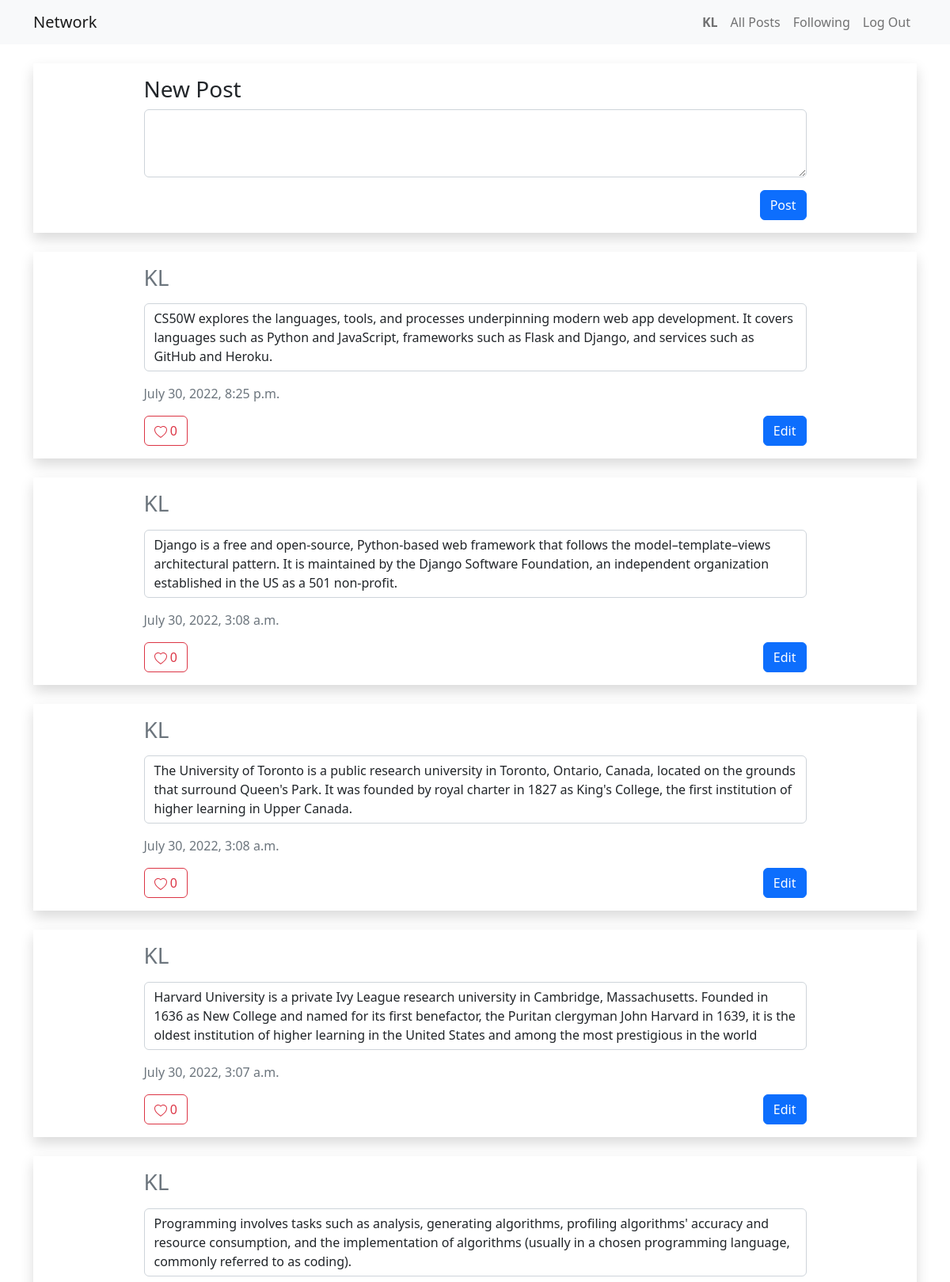
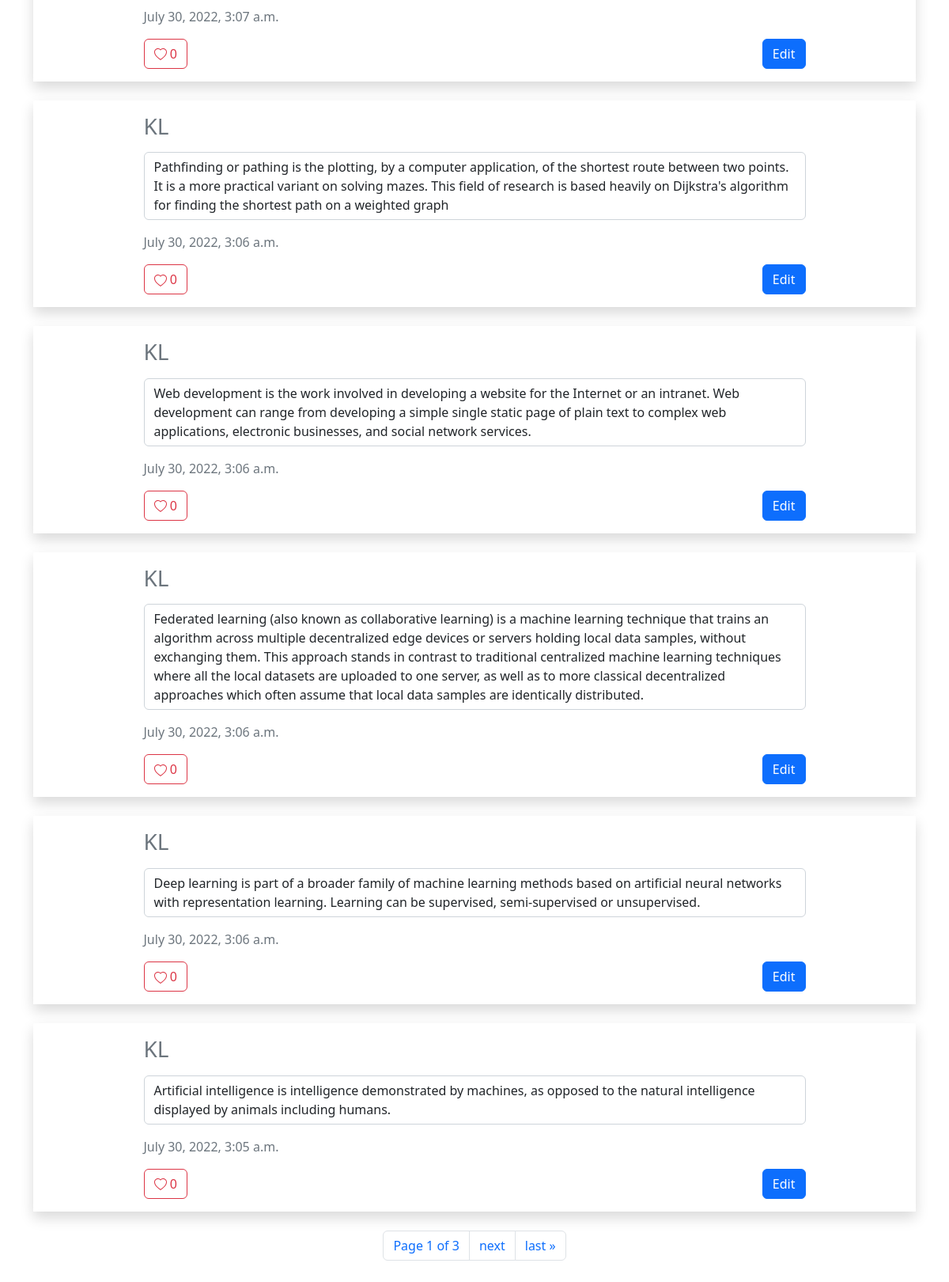
The app's page / (signed in) with its own data (2 pictures, top to bottom).
### network/models.py (models this page shows, shortened)
class User(AbstractUser):
    """ All Users """

class Post(models.Model):
    owner = models.ForeignKey(User, on_delete=models.CASCADE, related_name='posts')
    content = models.TextField()
    likes = models.IntegerField(default=0)
    timestamp = models.DateTimeField(auto_now_add=True)

### network/views.py (the view)
# urls.py: path("", views.index, name="index"),
def index(request):
    if request.method == "POST":
        owner = User.objects.get(id=request.user.id)
        content = request.POST['content']
        Post.objects.create(owner=owner, content=content)
        return redirect('index')
    posts = Post.objects.order_by("-timestamp")
    paginator = Paginator(posts, 10)
    page_number = request.GET.get('page')
    page_obj = paginator.get_page(page_number)
    likes = []
    if request.user.is_authenticated:
        usr = User.objects.get(username=request.user)
        likes = [like_obj.post for like_obj in usr.liking.all()]
    return render(request, "network/index.html", {
        "posts": page_obj,
        "likes": likes
    })

### network/templates/network/index.html (shortened to what this page needs)
{% extends "network/layout.html" %}
{% load static %}
{% block body %}
{% if user.is_authenticated %}
<div class="shadow mt-4">
    <div class="w-75 m-auto py-3">
        <h3>New Post</h3>
        <form action="{% url 'index' %}" method="post">
            <textarea class="form-control" name="content" rows="3" required></textarea>
            <div class="text-end mt-3">
                <input class="btn btn-primary" type="submit" value="Post">
            </div>
        </form>
    </div>
</div>
{% endif %}
{% for post in posts %}
{% if forloop.last %}
<div class="shadow my-4 py-3">
{% else %}
<div class="shadow mt-4 py-3">
{% endif %}
    <div class="w-75 m-auto">
        <h3>
            <a href="{% url 'profile' post.owner %}" class="text-secondary text-decoration-none">
                {{ post.owner }}
            </a>
        </h3>
        <p class="form-control mt-3 original-content">{{ post.content }}</p>
        <p class="text-secondary">{{ post.timestamp }}</p>
        {% if user.is_authenticated %}
        <div class="d-flex">
            <button type="button" class="btn btn-outline-danger like-btn" data-id="{{ post.id }}">
                <span>{{ post.likes }}</span>
            </button>
            {% if post.owner == user %}
            <div class="ms-auto">
                <button type="button" class="btn btn-primary edit-btn" data-id="{{ post.id }}">Edit</button>
            </div>
            {% endif %}
        </div>
        {% endif %}
    </div>
</div>
{% if forloop.last %}
<div class="d-flex justify-content-center align-items-center my-4">
    <nav aria-label="Page navigation example">
        <ul class="pagination">
            <li class="page-item"><a class="page-link" href="#">Page {{ posts.number }} of {{ posts.paginator.num_pages }}</li></a>
            {% if posts.has_next %}
            <li class="page-item"><a class="page-link" href="?page={{ posts.next_page_number }}">next</a></li>
            <li class="page-item"><a class="page-link" href="?page={{ posts.paginator.num_pages }}">last &raquo;</a></li>
            {% endif %}
        </ul>
    </nav>
</div>
{% endif %}
{% empty %}
<div class="d-flex justify-content-center align-items-center mt-4">
    <h2>No Posts</h2>
</div>
{% endfor %}
{% endblock %}

### network/templates/network/layout.html (shortened to what this page needs)
{% load static %}
<!DOCTYPE html>
<html lang="en">
<head>
    <link href="https://cdn.jsdelivr.net/npm/bootstrap@5.2.0/dist/css/bootstrap.min.css" rel="stylesheet"
>
    <link href="{% static 'network/styles.css' %}" rel="stylesheet">
</head>
<body>
    <nav class="navbar navbar-expand-lg navbar-light bg-light">
        <div class="container">
            <a class="navbar-brand" href="{% url 'index' %}">Network</a>
            <div>
                <ul class="navbar-nav ms-auto">
                    {% if user.is_authenticated %}
                    <li class="nav-item">
                        <a class="nav-link" href="{% url 'profile' user.username %}"><strong>{{ user.username }}</strong></a>
                    </li>
                    {% endif %}
                    <li class="nav-item">
                        <a class="nav-link" href="{% url 'index' %}">All Posts</a>
                    </li>
                    {% if user.is_authenticated %}
                    <li class="nav-item">
                        <a class="nav-link" href="{% url 'following' %}">Following</a>
                    </li>
                    <li class="nav-item">
                        <a class="nav-link" href="{% url 'logout' %}">Log Out</a>
                    </li>
                    {% endif %}
                </ul>
            </div>
        </div>
    </nav>
    <div class="body container">
        {% block body %}
        {% endblock %}
    </div>
</body>
</html>

### network/static/network/styles.css (style rules this page uses)
body { overflow-y: scroll !important; }

### records on screen
User: username "KL"
Post: owner "KL", content "CS50W explores the languages, tools, and processes underpinning modern web app development. It covers languages such as Python and JavaScript, frameworks such as Flask and Django, and services such as GitHub and Heroku.", timestamp "July 30, 2022, 8:25 p.m.", likes "0"
Post: owner "KL", content "Django is a free and open-source, Python-based web framework that follows the model–template–views architectural pattern. It is maintained by the Django Software Foundation, an independent organization established in the US as a 501 non-profit.", timestamp "July 30, 2022, 3:08 a.m.", likes "0"
Post: owner "KL", content "The University of Toronto is a public research university in Toronto, Ontario, Canada, located on the grounds that surround Queen's Park. It was founded by royal charter in 1827 as King's College, the first institution of higher learning in Upper Canada.", timestamp "July 30, 2022, 3:08 a.m.", likes "0"
Post: owner "KL", content "Harvard University is a private Ivy League research university in Cambridge, Massachusetts. Founded in 1636 as New College and named for its first benefactor, the Puritan clergyman John Harvard in 1639, it is the oldest institution of higher learning in the United States and among the most prestigious in the world", timestamp "July 30, 2022, 3:07 a.m.", likes "0"
Post: owner "KL", content "Programming involves tasks such as analysis, generating algorithms, profiling algorithms' accuracy and resource consumption, and the implementation of algorithms (usually in a chosen programming language, commonly referred to as coding).", timestamp "July 30, 2022, 3:07 a.m.", likes "0"
Post: owner "KL", content "Pathfinding or pathing is the plotting, by a computer application, of the shortest route between two points. It is a more practical variant on solving mazes. This field of research is based heavily on Dijkstra's algorithm for finding the shortest path on a weighted graph", timestamp "July 30, 2022, 3:06 a.m.", likes "0"
Post: owner "KL", content "Web development is the work involved in developing a website for the Internet or an intranet. Web development can range from developing a simple single static page of plain text to complex web applications, electronic businesses, and social network services.", timestamp "July 30, 2022, 3:06 a.m.", likes "0"
Post: owner "KL", content "Federated learning (also known as collaborative learning) is a machine learning technique that trains an algorithm across multiple decentralized edge devices or servers holding local data samples, without exchanging them. This approach stands in contrast to traditional centralized machine learning techniques where all the local datasets are uploaded to one server, as well as to more classical decentralized approaches which often assume that local data samples are identically distributed.", timestamp "July 30, 2022, 3:06 a.m.", likes "0"
Post: owner "KL", content "Deep learning is part of a broader family of machine learning methods based on artificial neural networks with representation learning. Learning can be supervised, semi-supervised or unsupervised.", timestamp "July 30, 2022, 3:06 a.m.", likes "0"
Post: owner "KL", content "Artificial intelligence is intelligence demonstrated by machines, as opposed to the natural intelligence displayed by animals including humans.", timestamp "July 30, 2022, 3:05 a.m.", likes "0", number "1", paginator.num_pages "3"
